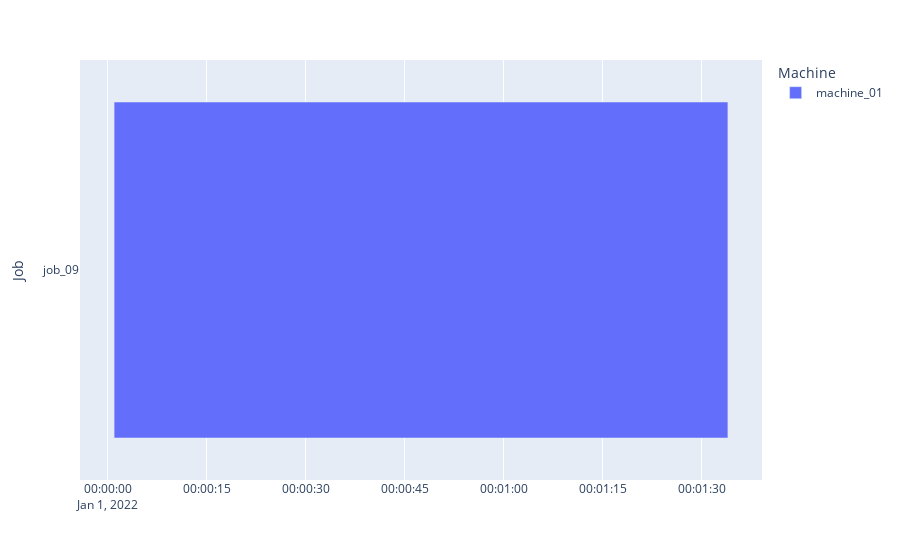

The notebook cell saved with this chart:
### Code cell
env.render(start_count=1)
print(env.get_legal_actions(state))

### Figure 1 — Plotly figure (JSON) as saved in the notebook; plotly's stock layout.template omitted (floating-point values rounded to 4 significant figures)
{"data": [{"alignmentgroup": "True", "base": ["2022-01-01T00:00:01"], "hovertemplate": "Machine=machine_01<br>Start=%{base}<br>Finish=%{x}<br>Job=%{y}<extra></extra>", "legendgroup": "machine_01", "marker": {"color": "#636efa", "pattern": {"shape": ""}}, "name": "machine_01", "offsetgroup": "machine_01", "orientation": "h", "showlegend": true, "textposition": "auto", "type": "bar", "x": [93000], "xaxis": "x", "y": ["job_09"], "yaxis": "y"}], "layout": {"barmode": "overlay", "legend": {"title": {"text": "Machine"}, "tracegroupgap": 0}, "margin": {"t": 60}, "xaxis": {"anchor": "y", "domain": [0, 1], "type": "date"}, "yaxis": {"anchor": "x", "domain": [0, 1], "title": {"text": "Job"}}}}
